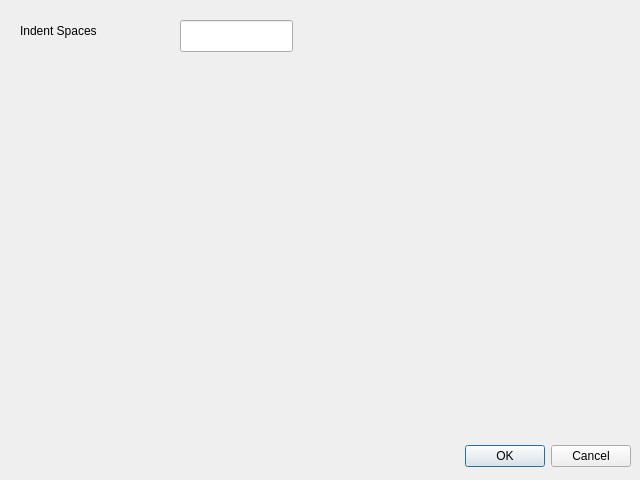
<?xml version="1.0" encoding="UTF-8"?>
<ui version="4.0">
 <class>EditorSettingsDialog</class>
 <widget class="QDialog" name="EditorSettingsDialog">
  <property name="geometry">
   <rect>
    <x>0</x>
    <y>0</y>
    <width>640</width>
    <height>480</height>
   </rect>
  </property>
  <property name="windowTitle">
   <string>Editor Settings</string>
  </property>
  <widget class="QDialogButtonBox" name="buttonBox">
   <property name="geometry">
    <rect>
     <x>10</x>
     <y>440</y>
     <width>621</width>
     <height>32</height>
    </rect>
   </property>
   <property name="orientation">
    <enum>Qt::Horizontal</enum>
   </property>
   <property name="standardButtons">
    <set>QDialogButtonBox::Cancel|QDialogButtonBox::Ok</set>
   </property>
  </widget>
  <widget class="QLineEdit" name="indentSpaces">
   <property name="geometry">
    <rect>
     <x>180</x>
     <y>20</y>
     <width>113</width>
     <height>32</height>
    </rect>
   </property>
  </widget>
  <widget class="QLabel" name="label">
   <property name="geometry">
    <rect>
     <x>20</x>
     <y>20</y>
     <width>151</width>
     <height>22</height>
    </rect>
   </property>
   <property name="text">
    <string>Indent Spaces</string>
   </property>
  </widget>
 </widget>
 <resources/>
 <connections>
  <connection>
   <sender>buttonBox</sender>
   <signal>accepted()</signal>
   <receiver>EditorSettingsDialog</receiver>
   <slot>accept()</slot>
   <hints>
    <hint type="sourcelabel">
     <x>248</x>
     <y>254</y>
    </hint>
    <hint type="destinationlabel">
     <x>157</x>
     <y>274</y>
    </hint>
   </hints>
  </connection>
  <connection>
   <sender>buttonBox</sender>
   <signal>rejected()</signal>
   <receiver>EditorSettingsDialog</receiver>
   <slot>reject()</slot>
   <hints>
    <hint type="sourcelabel">
     <x>316</x>
     <y>260</y>
    </hint>
    <hint type="destinationlabel">
     <x>286</x>
     <y>274</y>
    </hint>
   </hints>
  </connection>
 </connections>
</ui>
